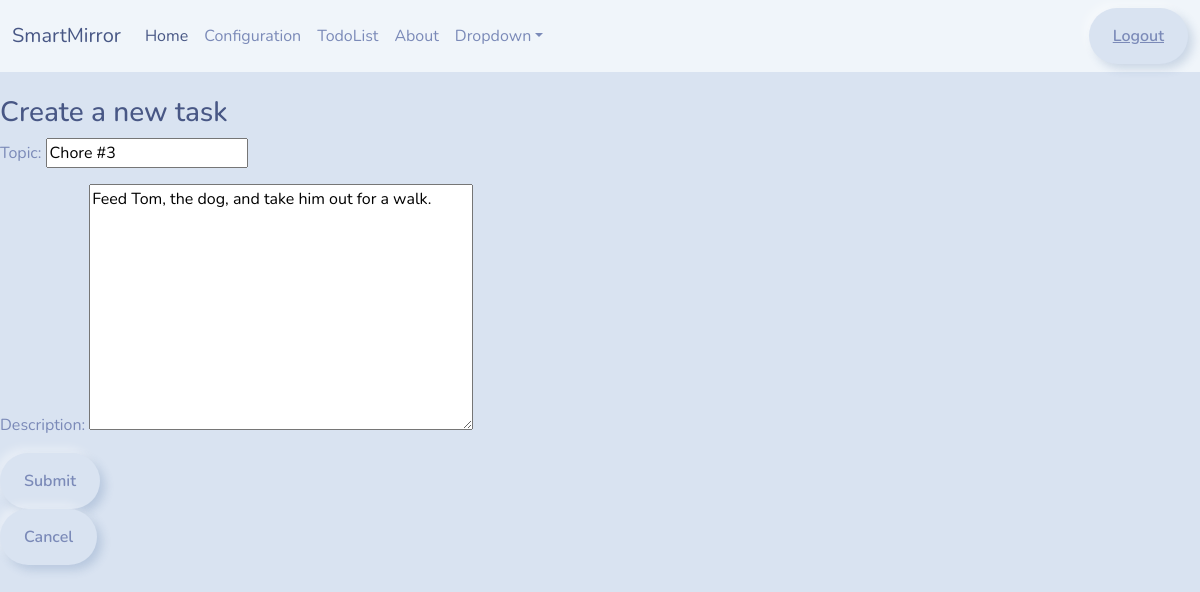
The app's page /updatetask/3/ (signed in) with its own data.
### base/models.py (models this page shows, shortened)
class Task(models.Model):
    topic = models.CharField(max_length=200, null=False)
    description = models.TextField(null=True)
    updated = models.DateTimeField(auto_now=True)
    created = models.DateTimeField(auto_now_add=True)

### base/views.py (the view)
# urls.py: path("updatetask/<str:pk>/", views.updateTask, name="update-task"),
@login_required(login_url="login")
def updateTask(request, pk):
    task = Task.objects.get(id=pk)
    form = TaskForm(instance=task)
    if request.method == "POST":
        task.topic = request.POST.get("topic")
        task.description = request.POST.get("description")
        task.save()
        return redirect("tasks")
    context = {"form": form}
    return render(request, "base/update_task.html", context)

### base/forms.py
class TaskForm(ModelForm):
    class Meta:
        model = Task
        fields = "__all__"

### base/templates/base/update_task.html
{% extends 'main.html' %} {% block content %}
<br />
<div>
    <h3>Create a new task</h3>
    <form action="" method="POST">
        {% csrf_token %} {{form.as_p}}
        <button type="submit" class="btn btn-primary">Submit</button>
    </form>
    <a href="{%url 'tasks'%}">
        <button type="submit" class="btn btn-primary">Cancel</button>
    </a>
</div>
{% endblock content %}

### records on screen
Task: topic "Chore #3", description "Feed Tom, the dog, and take him out for a walk."
